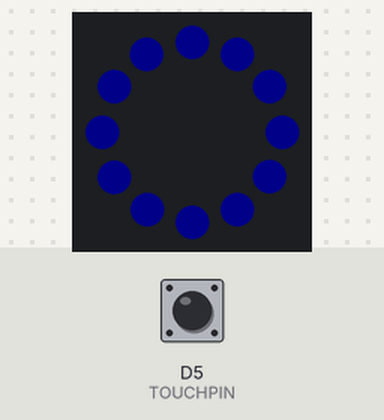
Simulated run of this sketch. Board: ESP8266 (NodeMCU). Parts: 12 RGB LEDs in a ring, first at the top, clockwise. The test bench sets the inputs (shaded band); at power-on: D5 (TOUCHPIN) LOW. Dim RGB values are drawn brighter than linear; WiFi joins after 1.5 s; servers stay silent unless stated; no MQTT or app messages arrive unless stated; what the sketch prints to the serial monitor is not drawn.

Above: at 2.7 s.
2.8 s: D5 (TOUCHPIN) pulled HIGH for 0.15 s
At 3.8 s:
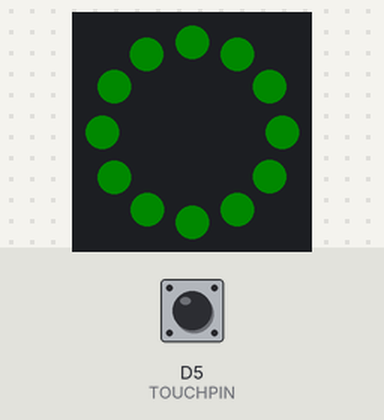
5.9 s: D5 (TOUCHPIN) pulled HIGH for 3.2 s
Timing chart, 0 to 8.9 s (numbered marks = the images above; inputs shaded):
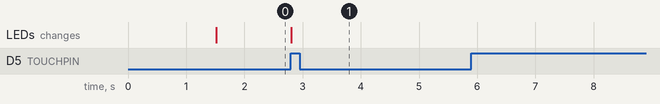

The sketch:

a_ferris_touch.ino
```cpp
/* Touch control for activation on window */

#include "MqttClient.h"
#include <WS2812FX.h>
#include <Ticker.h>

#define TOUCHPIN                        D5
#define PIXELPIN                        D3
#define NUMPIXELRING                    12
#define WAIT_FOR_START_MESSAGE_TIMEOUT  5

void handler(String topic, JsonObject& message);
void listenForTouch();
void readTouch();

WS2812FX pixels(NUMPIXELRING, PIXELPIN, NEO_GRB+NEO_KHZ800);
MqttClient client(handler);
Ticker ticker;
bool listeningForTouch = false;

void setup() {
    Serial.begin(115200);

    pinMode(TOUCHPIN, INPUT);

    pixels.init();
    pixels.setBrightness(10);
    listenForTouch();
    pixels.start();

    client.begin();
    client.subscribe("command/touch/#");
}

void loop() {
    readTouch();

    pixels.service();
    client.loop();
}

void handler(String topic, JsonObject& message) {
    if (topic == "command/touch/run") {
        ticker.detach();

        unsigned short duration = message["duration"];
        if (duration > 0) {
            pixels.setColor(GREEN);
            pixels.setMode(FX_MODE_COLOR_WIPE_INV);
            pixels.setSpeed(duration*2000);
        } else {
            pixels.setColor(GREEN);
            pixels.setMode(FX_MODE_COMET);
            pixels.setSpeed(3000);
        }

        client.publish("event/touch/runstarted");
    }
    else if (topic == "command/touch/pause") {
        unsigned short duration = message["duration"];

        if (duration > 0) {
            pixels.setColor(BLUE);
            pixels.setMode(FX_MODE_COLOR_WIPE);
            pixels.setSpeed(duration*2000);
            ticker.attach(duration, listenForTouch);

            client.publish("event/touch/paused");
        }
        else {
            listenForTouch();
        }
    }
    else if (topic == "command/touch/setbrightness") {
        pixels.setBrightness(message["brightness"]);
        client.publish("event/touch/brightnessset");
    }
}

void listenForTouch() {
    ticker.detach();

    pixels.setColor(BLUE);
    pixels.setMode(FX_MODE_STATIC);

    client.publish("event/touch/activated");

    listeningForTouch = true;
}

void readTouch() {
    if (!listeningForTouch) {
        return;
    }

    int touched = digitalRead(TOUCHPIN);
    if(touched == HIGH) {
        listeningForTouch = false;
        pixels.setColor(GREEN);
        pixels.setMode(FX_MODE_STATIC);
        ticker.attach(WAIT_FOR_START_MESSAGE_TIMEOUT, listenForTouch);

        StaticJsonBuffer<40> jsonBuffer;
        JsonObject& event = jsonBuffer.createObject();
        event["clientid"] = client.getClientId();

        client.publish("event/touch/touched", event);
    }
}
```

MqttClient.cpp
```cpp
#include "MqttClient.h"
#include "config.h"

WiFiClient _espClient;
PubSubClient _client(MQTT_SERVER, 1883, _espClient);

MqttClient::MqttClient(void (*handler)(String, JsonObject&)) {
  setClientId();
  setHandler(handler);
}

void MqttClient::begin() {
  setup_wifi();
}

void MqttClient::setup_wifi() {
  delay(10);
  // We start by connecting to a WiFi network
  Serial.println();
  Serial.print("Connecting to ");
  Serial.println(WIFI_SSID);

  WiFi.mode(WIFI_STA);
  WiFi.begin(WIFI_SSID, WIFI_PASSWORD);

  while (WiFi.status() != WL_CONNECTED) {
    delay(500);
    Serial.print(".");
  }

  Serial.println("");
  Serial.println("WiFi connected");
  Serial.println("IP address: ");
  Serial.println(WiFi.localIP());
}

void MqttClient::callback(char* topic, unsigned char* payload, unsigned int length) {
  Serial.println(topic);
  Serial.println((char*) payload);

  String stringTopic(topic);

  StaticJsonBuffer<400> jsonBuffer;
  JsonObject& message = jsonBuffer.parseObject(payload);

  if (stringTopic.startsWith("command") &&
      message.containsKey("clientid") &&
      message["clientid"] != _clientId) {
    return;
  }

  _handler(stringTopic, message);
}

void MqttClient::setHandler(void (*handler)(String, JsonObject&)) {
  std::function<void(char*, unsigned char*, unsigned int)> pubsubCallback = [this] (char *topic, unsigned char *payload, unsigned int length) {this -> callback(topic, payload, length);};
  _client.setCallback(pubsubCallback);

  _handler = handler;
}

long lastReconnectAttempt = 0;

boolean MqttClient::reconnect() {
  if (_client.connect(_clientId)) {
    _client.publish("event/connected", _clientId);

    //Resubscribe
    for (int i=0; i<_subscriptionIndex; i++) {
      _client.subscribe(_subscriptions[i]);
    }
  }
  return _client.connected();
}

void MqttClient::loop() {
  if (!_client.connected()) {
    long now = millis();
    if (now - lastReconnectAttempt > 5000) {
      lastReconnectAttempt = now;
      if (reconnect()) {
        lastReconnectAttempt = 0;
      }
    }
  } else {
    _client.loop();
  }
}

boolean MqttClient::publish(const char *topic) {
  Serial.println(topic);
  return _client.publish(topic, "");
}

boolean MqttClient::publish(const char *topic, JsonObject& message) {
  char serializedMessage[200];
  message.printTo((char*) serializedMessage, message.measureLength()+1);

  Serial.println(topic);
  Serial.println((char*) serializedMessage);

  return _client.publish(topic, serializedMessage);
}

boolean MqttClient::subscribe(const char *topic) {
  if (_subscriptionIndex >= MQTT_MAX_SUBSCRIPTIONS) {
    Serial.println("Max subscriptions reached. Not subscribed.");
    return false;
  }

  _subscriptions[_subscriptionIndex++] = topic;
  return _client.subscribe(topic);
}

void MqttClient::setClientId() {
  uint32_t chipid=ESP.getChipId();
  snprintf(_clientId,12,"ESP-%08X",chipid);
}

char* MqttClient::getClientId() {
  return _clientId;
}
```

MqttClient.h
```cpp
#ifndef MqttClient_h
#define MqttClient_h

#define MQTT_MAX_SUBSCRIPTIONS    10

#include <ESP8266WiFi.h>
#include <PubSubClient.h>
#include <ArduinoJson.h>

class MqttClient
{
  public:
    MqttClient(void (*handler)(String, ArduinoJson::JsonObject&));
    void begin();
    boolean publish(const char *topic);
    boolean publish(const char *topic, JsonObject& message);
    boolean subscribe(const char *topic);
    void loop();
    char* getClientId();
  private:
    void setup_wifi();
    void callback(char *topic, unsigned char *payload, unsigned int length);
    boolean reconnect();
    void setHandler(void (*handler)(String, JsonObject&));
    void setClientId();
    char _clientId[12];
    const char *_subscriptions[MQTT_MAX_SUBSCRIPTIONS];
    int _subscriptionIndex = 0;
    void (*_handler)(String, JsonObject&);
};

#endif
```

config.example.h
```cpp
//Configuration file for passwords etc
//Rename to config.h and use your own credentials - not stored on GitHub!

#define WIFI_SSID           "<your ssid>"
#define WIFI_PASSWORD       "<your wifi password>"

#define MQTT_SERVER         "<your mqtt servers dns/ip address>"
```

Measured:
- after the input at 2.8 s, the LEDs: change at once (image 1)
